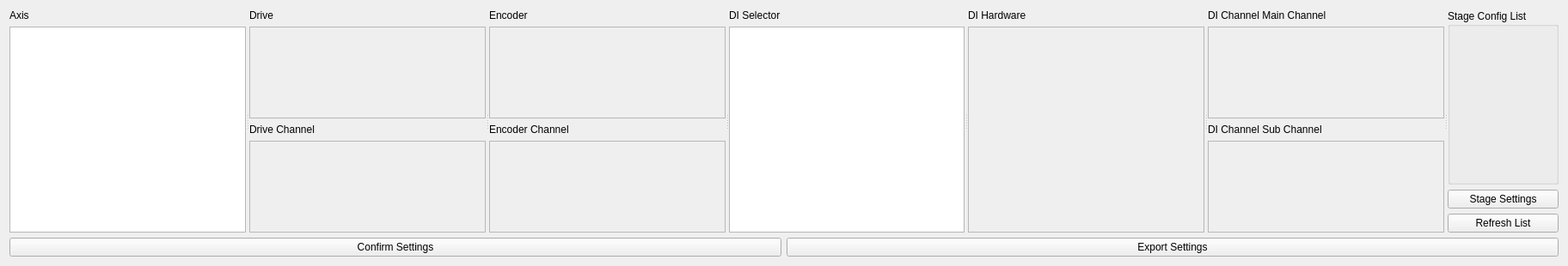
<?xml version="1.0" encoding="UTF-8"?>
<ui version="4.0">
 <class>UserInputTab</class>
 <widget class="QWidget" name="UserInputTab">
  <property name="geometry">
   <rect>
    <x>0</x>
    <y>0</y>
    <width>1824</width>
    <height>310</height>
   </rect>
  </property>
  <layout class="QVBoxLayout" name="verticalLayout_4">
   <item>
    <widget class="QSplitter" name="splitter_2">
     <property name="orientation">
      <enum>Qt::Horizontal</enum>
     </property>
     <widget class="QWidget" name="layoutWidget">
      <layout class="QVBoxLayout" name="verticalLayout_15">
       <item>
        <widget class="QLabel" name="label_6">
         <property name="text">
          <string>Axis</string>
         </property>
        </widget>
       </item>
       <item>
        <widget class="QListWidget" name="display_axis_ui"/>
       </item>
      </layout>
     </widget>
     <widget class="QWidget" name="layoutWidget_1">
      <layout class="QVBoxLayout" name="verticalLayout_17">
       <item>
        <widget class="QLabel" name="label_9">
         <property name="text">
          <string>Drive</string>
         </property>
        </widget>
       </item>
       <item>
        <widget class="QListWidget" name="display_drives_ui">
         <property name="enabled">
          <bool>false</bool>
         </property>
        </widget>
       </item>
       <item>
        <widget class="QLabel" name="label_2">
         <property name="text">
          <string>Drive Channel</string>
         </property>
        </widget>
       </item>
       <item>
        <widget class="QListWidget" name="display_drives_channel_ui">
         <property name="enabled">
          <bool>false</bool>
         </property>
        </widget>
       </item>
      </layout>
     </widget>
     <widget class="QWidget" name="layoutWidget_2">
      <layout class="QVBoxLayout" name="verticalLayout_16">
       <item>
        <widget class="QLabel" name="label_8">
         <property name="text">
          <string>Encoder</string>
         </property>
        </widget>
       </item>
       <item>
        <widget class="QListWidget" name="display_encoders_ui">
         <property name="enabled">
          <bool>false</bool>
         </property>
        </widget>
       </item>
       <item>
        <widget class="QLabel" name="label_3">
         <property name="text">
          <string>Encoder Channel</string>
         </property>
        </widget>
       </item>
       <item>
        <widget class="QListWidget" name="display_encoders_channel_ui">
         <property name="enabled">
          <bool>false</bool>
         </property>
        </widget>
       </item>
      </layout>
     </widget>
     <widget class="QWidget" name="layoutWidget_4">
      <layout class="QVBoxLayout" name="verticalLayout_39">
       <item>
        <widget class="QLabel" name="display_di_sel_ui">
         <property name="text">
          <string>DI Selector</string>
         </property>
        </widget>
       </item>
       <item>
        <widget class="QListWidget" name="digital_input_axis_ui"/>
       </item>
      </layout>
     </widget>
     <widget class="QWidget" name="layoutWidget_5">
      <layout class="QVBoxLayout" name="verticalLayout_26">
       <item>
        <widget class="QLabel" name="DI">
         <property name="text">
          <string>DI Hardware</string>
         </property>
        </widget>
       </item>
       <item>
        <widget class="QListWidget" name="digital_input_hardware_ui">
         <property name="enabled">
          <bool>false</bool>
         </property>
        </widget>
       </item>
      </layout>
     </widget>
     <widget class="QWidget" name="layoutWidget_6">
      <layout class="QVBoxLayout" name="verticalLayout_30">
       <item>
        <widget class="QLabel" name="label">
         <property name="text">
          <string>DI Channel Main Channel</string>
         </property>
        </widget>
       </item>
       <item>
        <widget class="QListWidget" name="digital_input_channel_slot_ui">
         <property name="enabled">
          <bool>false</bool>
         </property>
        </widget>
       </item>
       <item>
        <widget class="QLabel" name="label_10">
         <property name="text">
          <string>DI Channel Sub Channel</string>
         </property>
        </widget>
       </item>
       <item>
        <widget class="QListWidget" name="digital_input_channels_ui">
         <property name="enabled">
          <bool>false</bool>
         </property>
        </widget>
       </item>
      </layout>
     </widget>
     <widget class="QWidget" name="layoutWidget_7">
      <layout class="QVBoxLayout" name="verticalLayout_2">
       <item>
        <layout class="QVBoxLayout" name="verticalLayout">
         <item>
          <widget class="QGroupBox" name="stage_configs">
           <property name="title">
            <string>Stage Config List</string>
           </property>
           <layout class="QVBoxLayout" name="verticalLayout_3"/>
          </widget>
         </item>
        </layout>
       </item>
       <item>
        <widget class="QPushButton" name="stage_settings">
         <property name="text">
          <string>Stage Settings</string>
         </property>
        </widget>
       </item>
       <item>
        <widget class="QPushButton" name="refresh_list">
         <property name="text">
          <string>Refresh List</string>
         </property>
        </widget>
       </item>
      </layout>
     </widget>
    </widget>
   </item>
   <item>
    <layout class="QHBoxLayout" name="horizontalLayout_13">
     <item>
      <widget class="PyDMPushButton" name="PyDMPushButton_2">
       <property name="text">
        <string>Confirm Settings</string>
       </property>
      </widget>
     </item>
     <item>
      <widget class="PyDMPushButton" name="PyDMPushButton">
       <property name="text">
        <string>Export Settings</string>
       </property>
      </widget>
     </item>
    </layout>
   </item>
  </layout>
 </widget>
 <customwidgets>
  <customwidget>
   <class>PyDMPushButton</class>
   <extends>QPushButton</extends>
   <header>pydm.widgets.pushbutton</header>
  </customwidget>
 </customwidgets>
 <resources/>
 <connections/>
</ui>
